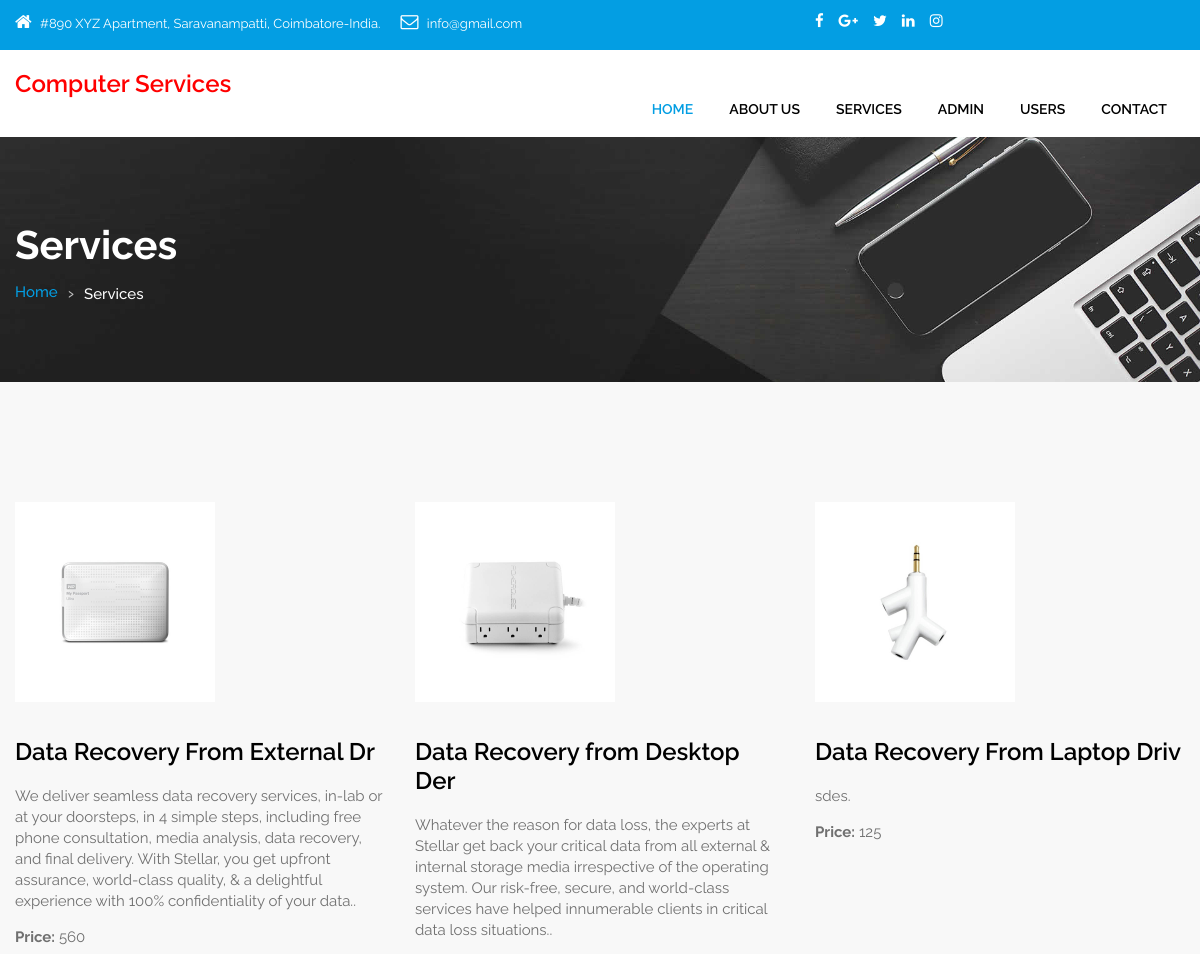
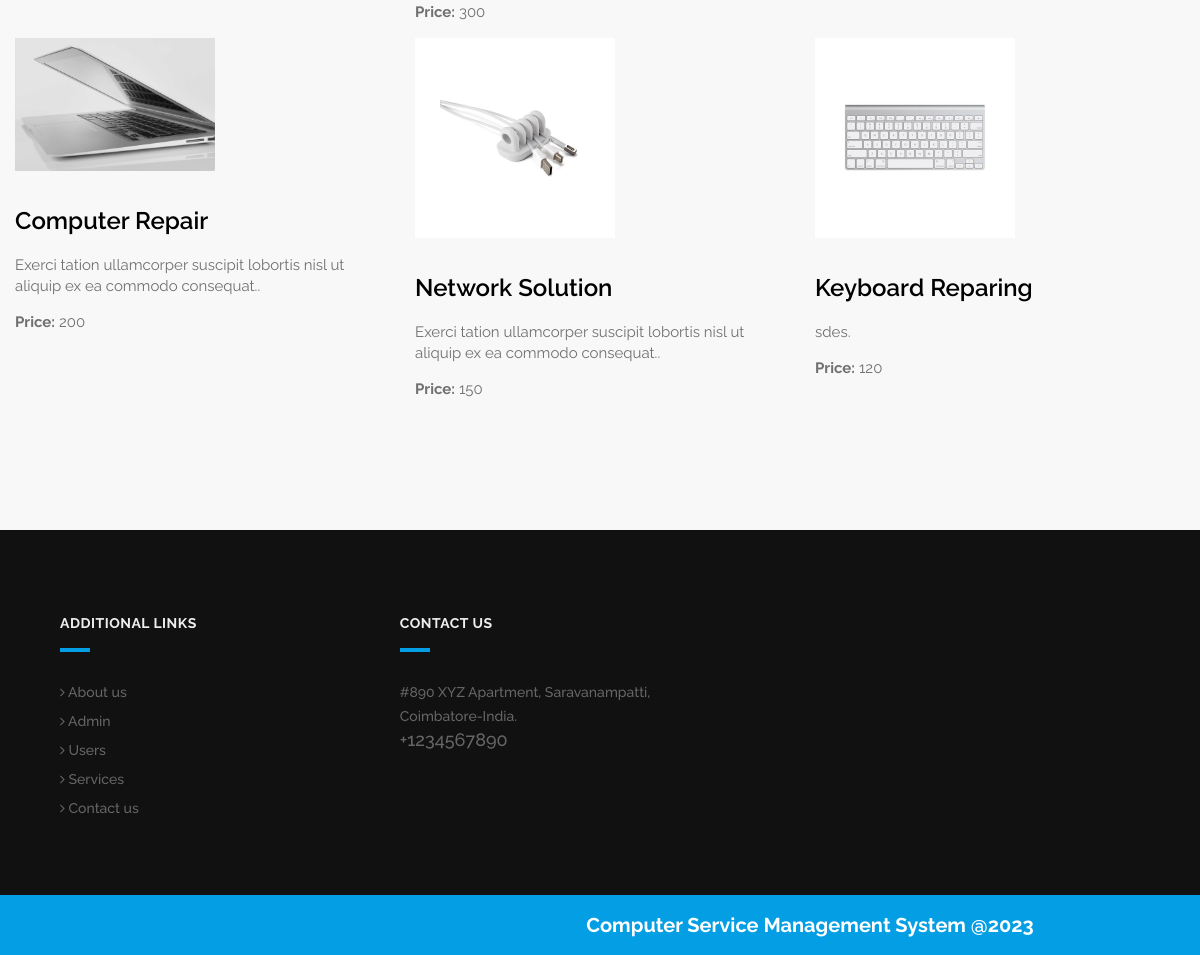
Page /comsms/services.php on the committed database (2 pictures, top to bottom).
### tables this page shows
CREATE TABLE `tblpage` (
  `ID` int(10) NOT NULL,
  `PageType` varchar(30) DEFAULT NULL,
  `PageTitle` varchar(30) DEFAULT NULL,
  `PageDescription` mediumtext DEFAULT NULL,
  `Email` varchar(30) DEFAULT NULL,
  `MobileNumber` bigint(10) DEFAULT NULL,
  `UpdationDate` timestamp NOT NULL DEFAULT current_timestamp() ON UPDATE current_timestamp()
);

CREATE TABLE `tblservice` (
  `ID` int(10) NOT NULL,
  `ServiceName` varchar(30) DEFAULT NULL,
  `ServiceDes` mediumtext DEFAULT NULL,
  `Image` varchar(200) DEFAULT NULL,
  `Price` decimal(10,0) NOT NULL,
  `CreationDate` timestamp NOT NULL DEFAULT current_timestamp()
);

### comsms/services.php (the view, shortened to what this page needs)
<?php
include('admin/includes/dbconnection.php');
?>
<!DOCTYPE html>
<html lang="en">
<head>
<link rel="stylesheet" href="css/bootstrap.min.css" />
<link rel="stylesheet" href="css/style.css" />
<link rel="stylesheet" href="css/responsive.css" />
<link rel="stylesheet" href="css/colors1.css" />
<link rel="stylesheet" href="css/custom.css" />
<link rel="stylesheet" href="css/animate.css" />
</head>
<body id="default_theme" class="it_service service">
<?php include_once('includes/header.php');?>
<div id="inner_banner" class="section inner_banner_section">
  <div class="container">
    <div class="row">
      <div class="col-md-12">
        <div class="full">
          <div class="title-holder">
            <div class="title-holder-cell text-left">
              <h1 class="page-title">Services</h1>
              <ol class="breadcrumb">
                <li><a href="index.php">Home</a></li>
                <li class="active">Services</li>
              </ol>
            </div>
          </div>
        </div>
      </div>
    </div>
  </div>
</div>
<div class="section padding_layout_1 light_silver service_list">
  <div class="container">
    <div class="row">
      <?php
$ret=mysqli_query($con,"select * from tblservice");
while ($row=mysqli_fetch_array($ret)) {
?>
      <div class="col-md-4 service_blog">
        <div class="full">
          <div> <img src="admin/images/<?php  echo $row['Image'];?>" width="200"/> </div>
          <div class="service_cont">
            <h3 class="service_head"><?php  echo $row['ServiceName'];?></h3>
            <p><?php  echo $row['ServiceDes'];?>.</p>
            <p><strong>Price:</strong> <?php  echo $row['Price'];?></p>
          </div>
        </div>
      </div><?php } ?>
    </div>
  </div>
</div>
<?php include_once('includes/footer.php');?>
</body>
</html>

### comsms/includes/header.php
<header id="default_header" class="header_style_1">
  <div class="header_top">
    <div class="container">
      <div class="row">
        <div class="col-md-8">
          <div class="full">
            <div class="topbar-left">
              <ul class="list-inline">
                <?php
 $query=mysqli_query($con,"select * from  tblpage where PageType='contactus'");
 while ($row=mysqli_fetch_array($query)) {
 ?>
                <li> <span class="topbar-label"><i class="fa  fa-home"></i></span> <span class="topbar-hightlight"><?php  echo $row['PageDescription'];?></span> </li>
                <li> <span class="topbar-label"><i class="fa fa-envelope-o"></i></span> <span class="topbar-hightlight"><?php  echo $row['Email'];?></span> </li><?php } ?>
              </ul>
            </div>
          </div>
        </div>
        <div class="col-md-4 right_section_header_top">
          <div class="float-left">
            <div class="social_icon">
              <ul class="list-inline">
                <li><a class="fa fa-facebook" href="https://www.facebook.com/" title="Facebook" target="_blank"></a></li>
                <li><a class="fa fa-google-plus" href="https://plus.google.com/" title="Google+" target="_blank"></a></li>
                <li><a class="fa fa-twitter" href="https://twitter.com" title="Twitter" target="_blank"></a></li>
                <li><a class="fa fa-linkedin" href="https://www.linkedin.com" title="LinkedIn" target="_blank"></a></li>
                <li><a class="fa fa-instagram" href="https://www.instagram.com" title="Instagram" target="_blank"></a></li>
              </ul>
            </div>
          </div>
        </div>
      </div>
    </div>
  </div>
  <div class="header_bottom">
    <div class="container">
      <div class="row">
        <div class="col-lg-3 col-md-12 col-sm-12 col-xs-12">
          <div class="logo"> <h3 style="color: red">Computer Services</h3> </div>
        </div>
        <div class="col-lg-9 col-md-12 col-sm-12 col-xs-12">
          <div class="menu_side">
            <div id="navbar_menu">
              <ul class="first-ul">
                <li> <a class="active" href="index.php">Home</a>
                </li>
                <li><a href="about-us.php">About Us</a></li>
                <li> <a href="services.php">Services</a>
                </li>
                <li> <a href="admin/login.php">Admin</a>
                </li>
                <li> <a href="user/login.php">Users</a>
                </li>
                <li> <a href="contactus.php">Contact</a>
                </li>
              </ul>
            </div>
          </div>
        </div>
      </div>
    </div>
  </div>
</header>

### comsms/includes/footer.php (shortened to what this page needs)
<footer class="footer_style_2">
  <div class="container-fuild">
    <div class="row">
      <div class="footer_blog">
        <div class="row">
          <div class="col-md-6">
            <div class="main-heading left_text">
              <h2>Additional links</h2>
            </div>
            <ul class="footer-menu">
              <li><a href="about-us.php"><i class="fa fa-angle-right"></i> About us</a></li>
              <li><a href="admin/login.php"><i class="fa fa-angle-right"></i> Admin</a></li>
              <li><a href="user/login.php"><i class="fa fa-angle-right"></i> Users</a></li>
              <li><a href="services.php"><i class="fa fa-angle-right"></i> Services</a></li>
              <li><a href="contactus.php"><i class="fa fa-angle-right"></i> Contact us</a></li>
            </ul>
          </div>
          <div class="col-md-6">
            <div class="main-heading left_text">
              <h2>Contact us</h2>
            </div>
             <?php
$ret=mysqli_query($con,"select * from tblpage where PageType='contactus' ");
while ($row=mysqli_fetch_array($ret)) {
?>
            <p><?php  echo $row['PageDescription'];?><br>
              <span style="font-size:18px;">+<?php  echo $row['MobileNumber'];?></span>
              </p><?php } ?>
          </div>
        </div>
      </div>
      <div class="cprt">
        <strong style="font-size: 20px;color: white">Computer Service Management System @2023</strong>
      </div>
    </div>
  </div>
</footer>

### comsms/css/colors1.css (style rules this page uses)
.header_top, #navbar_menu ul ul li a:hover, #navbar_menu ul ul li a:focus, .full_slider_inner, .bg_load, .theme_color_bg, .price_table_active .price_head, a.btn.dark_gray_bt:hover, a.btn.dark_gray_bt:focus, .carousel-indicators .active, .social_icon_style_2 ul li a:hover, .social_icon_style_2 ul li a:focus, .progress-bar, .tags a:hover, .tags a:focus, .testimonial_slider .carousel-control:hover, .testimonial_slider .carousel-control:focus, .pagination>.active>a, .pagination>.active>a:focus, .pagination>.active>a:hover, .pagination>.active>span, .pagination>.active>span:focus, .pagination>.active>span:hover, .icon_feature { background: #039ee3; background-size: 100% 100%; border: none; }
#navbar_menu > ul > li a.active, #navbar_menu > ul > li:hover > a, #navbar_menu > ul > li:focus > a, footer p a:hover,footer p a:focus, .footer-menu li a:hover, .footer-menu li a:focus, footer ul.social_icons li a:hover, footer ul.social_icons li a:focus, .breadcrumb li a { color: #039ee3; }
footer h2::after, .footer_mail-section .field button.button_custom, .cprt,.contact_us_section { background: #039ee3; }

### rows in the picture
tblpage: PageDescription "#890 XYZ Apartment, Saravanampatti, Coimbatore-India.", Email "info@gmail.com", MobileNumber "1234567890"
tblservice: Image (picture), ServiceName "Data Recovery From External Dr", ServiceDes "We deliver seamless data recovery services, in-lab or at your doorsteps, in 4 simple steps, including free phone consultation, media analysis, data recovery, and final delivery. With Stellar, you get upfront assurance, world-class quality, & a delightful experience with 100% confidentiality of your data.", Price "560"
tblservice: Image (picture), ServiceName "Data Recovery from Desktop Der", ServiceDes "Whatever the reason for data loss, the experts at Stellar get back your critical data from all external & internal storage media irrespective of the operating system. Our risk-free, secure, and world-class services have helped innumerable clients in critical data loss situations.", Price "300"
tblservice: Image (picture), ServiceName "Data Recovery From Laptop Driv", ServiceDes "sdes", Price "125"
tblservice: Image (picture), ServiceName "Computer Repair", ServiceDes "Exerci tation ullamcorper suscipit lobortis nisl ut aliquip ex ea commodo consequat.", Price "200"
tblservice: Image (picture), ServiceName "Network Solution", ServiceDes "Exerci tation ullamcorper suscipit lobortis nisl ut aliquip ex ea commodo consequat.", Price "150"
tblservice: Image (picture), ServiceName "Keyboard Reparing", ServiceDes "sdes", Price "120"
